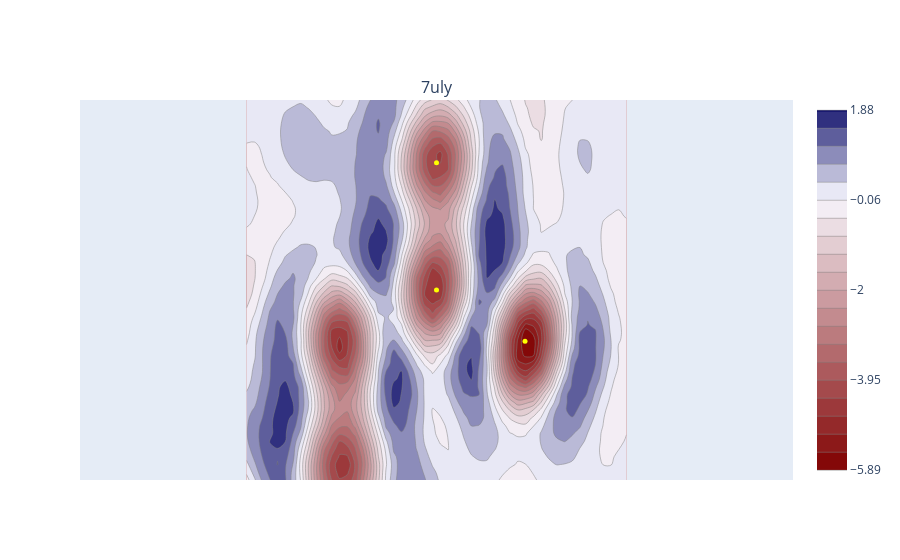
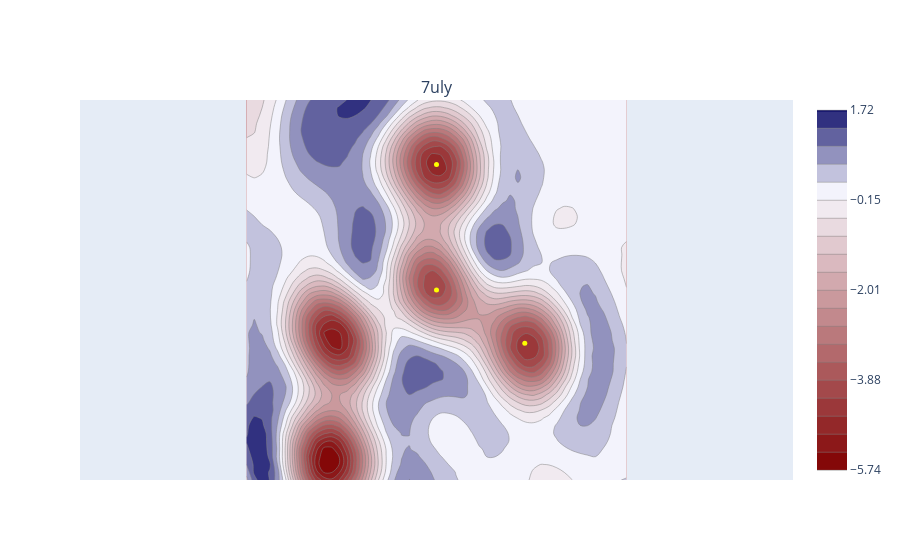
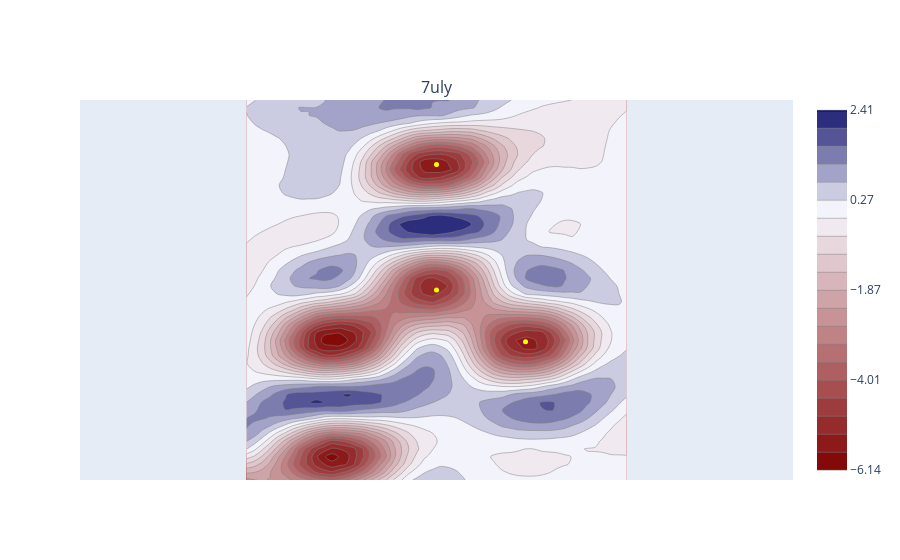
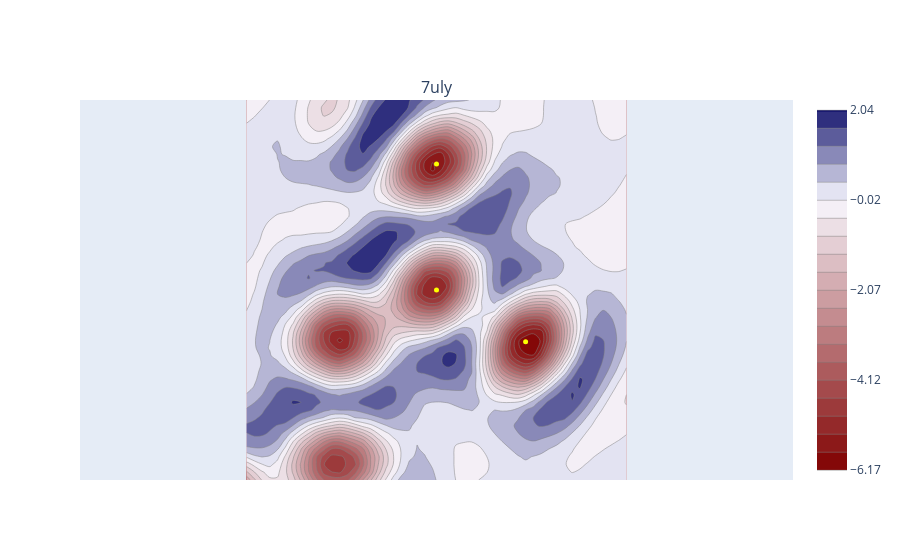

Notebook cell for these charts, in order:
### Code cell
# An example laplacian in peptide bonds in 7uly an electron crystallography structure
###### Edit the pdb and the atoms ######
pdb_code = "7uly"
central_atoms = ["A:5@C.A","A:6@C.A","A:7@C.A","A:8@C.A"]
linear_atoms = ["A:5@CA.A","A:6@CA.A","A:7@CA.A","A:8@CA.A"]
planar_atoms = ["A:5@O.A","A:6@O.A","A:7@O.A","A:8@O.A"]
interpolation = "bspline"
width = 4.5 #Angstrom
samples = 50
#### ----------- ###
from leuci_xyz import vectorthree as v3
import leuci_map.mapsmanager as mman
import leuci_map.mapfunctions as mfun
DATADIR = "../sample_data/"
mman.MapsManager().set_dir(DATADIR)
ml = mman.MapsManager().get_or_create(pdb_code,file=1,header=1,values=1)
mf = mfun.MapFunctions(pdb_code,ml.mobj,ml.pobj,interpolation)
slice_vectors = []
for i in range(len(central_atoms)):
  central_atom = central_atoms[i]
  linear_atom = linear_atoms[i]
  planar_atom = planar_atoms[i]  
  cc = v3.VectorThree().from_coords(ml.pobj.get_coords_key(central_atom))
  ll = v3.VectorThree().from_coords(ml.pobj.get_coords_key(linear_atom))
  pp = v3.VectorThree().from_coords(ml.pobj.get_coords_key(planar_atom))
  slice_vectors.append((cc,ll,pp))  
import leuci_map.mapplothelp as mph
filename = "SHOW"
for cc,ll,pp in slice_vectors:  
  vals2d = mf.get_slice(cc,ll,pp,width,samples,interpolation,deriv=2,ret_type="2d")
  mplot = mph.MapPlotHelp(filename)
  mplot.make_plot_slice_2d(vals2d,min_percent=1,max_percent=1,samples=samples,width=width,points=[cc,ll,pp],title=pdb_code, hue="RB")

### Figure 1 — Plotly figure (JSON) as saved in the notebook; plotly's stock layout.template omitted (floating-point values rounded to 4 significant figures; data arrays with more than 128 entries replaced by an {"elided": "..."} marker saying what was removed)
{"data": [{"colorscale": [[0, "rgba(128,0,0,1)"], [0.7579, "rgba(248,248,255,1)"], [1, "rgba(25,25,112,1)"]], "contours": {"end": 1.882, "size": 0.3887, "start": -5.892}, "hovertemplate": "......%{z:.4f}", "line": {"color": "gray", "width": 0.5}, "name": "", "showscale": true, "type": "contour", "xaxis": "x", "yaxis": "y", "z": {"elided": "50x50 float values"}, "zmax": 1.882, "zmin": -5.892}, {"hoverinfo": "skip", "hovertemplate": "", "marker": {"color": "yellow", "size": 5}, "mode": "markers", "name": "", "showlegend": false, "type": "scatter", "x": [24.5, 24.5, 35.92], "xaxis": "x", "y": [24.5, 40.9, 17.9], "yaxis": "y"}], "layout": {"annotations": [{"font": {"size": 16}, "showarrow": false, "text": "7uly", "x": 0.5, "xanchor": "center", "xref": "paper", "y": 1, "yanchor": "bottom", "yref": "paper"}], "xaxis": {"anchor": "y", "domain": [0, 1], "scaleanchor": "y", "scaleratio": 1, "showticklabels": false, "visible": false}, "yaxis": {"anchor": "x", "domain": [0, 1], "scaleanchor": "x", "scaleratio": 1, "showticklabels": false, "visible": false}}}

### Figure 2 — Plotly figure (JSON) as saved in the notebook; plotly's stock layout.template omitted (floating-point values rounded to 4 significant figures; data arrays with more than 128 entries replaced by an {"elided": "..."} marker saying what was removed)
{"data": [{"colorscale": [[0, "rgba(128,0,0,1)"], [0.7695, "rgba(248,248,255,1)"], [1, "rgba(25,25,112,1)"]], "contours": {"end": 1.72, "size": 0.3731, "start": -5.743}, "hovertemplate": "......%{z:.4f}", "line": {"color": "gray", "width": 0.5}, "name": "", "showscale": true, "type": "contour", "xaxis": "x", "yaxis": "y", "z": {"elided": "50x50 float values"}, "zmax": 1.72, "zmin": -5.743}, {"hoverinfo": "skip", "hovertemplate": "", "marker": {"color": "yellow", "size": 5}, "mode": "markers", "name": "", "showlegend": false, "type": "scatter", "x": [24.5, 24.5, 35.88], "xaxis": "x", "y": [24.5, 40.68, 17.63], "yaxis": "y"}], "layout": {"annotations": [{"font": {"size": 16}, "showarrow": false, "text": "7uly", "x": 0.5, "xanchor": "center", "xref": "paper", "y": 1, "yanchor": "bottom", "yref": "paper"}], "xaxis": {"anchor": "y", "domain": [0, 1], "scaleanchor": "y", "scaleratio": 1, "showticklabels": false, "visible": false}, "yaxis": {"anchor": "x", "domain": [0, 1], "scaleanchor": "x", "scaleratio": 1, "showticklabels": false, "visible": false}}}

### Figure 3 — Plotly figure (JSON) as saved in the notebook; plotly's stock layout.template omitted (floating-point values rounded to 4 significant figures; data arrays with more than 128 entries replaced by an {"elided": "..."} marker saying what was removed)
{"data": [{"colorscale": [[0, "rgba(128,0,0,1)"], [0.7181, "rgba(248,248,255,1)"], [1, "rgba(25,25,112,1)"]], "contours": {"end": 2.412, "size": 0.4278, "start": -6.145}, "hovertemplate": "......%{z:.4f}", "line": {"color": "gray", "width": 0.5}, "name": "", "showscale": true, "type": "contour", "xaxis": "x", "yaxis": "y", "z": {"elided": "50x50 float values"}, "zmax": 2.412, "zmin": -6.145}, {"hoverinfo": "skip", "hovertemplate": "", "marker": {"color": "yellow", "size": 5}, "mode": "markers", "name": "", "showlegend": false, "type": "scatter", "x": [24.5, 24.5, 35.98], "xaxis": "x", "y": [24.5, 40.69, 17.84], "yaxis": "y"}], "layout": {"annotations": [{"font": {"size": 16}, "showarrow": false, "text": "7uly", "x": 0.5, "xanchor": "center", "xref": "paper", "y": 1, "yanchor": "bottom", "yref": "paper"}], "xaxis": {"anchor": "y", "domain": [0, 1], "scaleanchor": "y", "scaleratio": 1, "showticklabels": false, "visible": false}, "yaxis": {"anchor": "x", "domain": [0, 1], "scaleanchor": "x", "scaleratio": 1, "showticklabels": false, "visible": false}}}

### Figure 4 — Plotly figure (JSON) as saved in the notebook; plotly's stock layout.template omitted (floating-point values rounded to 4 significant figures; data arrays with more than 128 entries replaced by an {"elided": "..."} marker saying what was removed)
{"data": [{"colorscale": [[0, "rgba(128,0,0,1)"], [0.7519, "rgba(248,248,255,1)"], [1, "rgba(25,25,112,1)"]], "contours": {"end": 2.035, "size": 0.4102, "start": -6.169}, "hovertemplate": "......%{z:.4f}", "line": {"color": "gray", "width": 0.5}, "name": "", "showscale": true, "type": "contour", "xaxis": "x", "yaxis": "y", "z": {"elided": "50x50 float values"}, "zmax": 2.035, "zmin": -6.169}, {"hoverinfo": "skip", "hovertemplate": "", "marker": {"color": "yellow", "size": 5}, "mode": "markers", "name": "", "showlegend": false, "type": "scatter", "x": [24.5, 24.5, 35.99], "xaxis": "x", "y": [24.5, 40.75, 17.82], "yaxis": "y"}], "layout": {"annotations": [{"font": {"size": 16}, "showarrow": false, "text": "7uly", "x": 0.5, "xanchor": "center", "xref": "paper", "y": 1, "yanchor": "bottom", "yref": "paper"}], "xaxis": {"anchor": "y", "domain": [0, 1], "scaleanchor": "y", "scaleratio": 1, "showticklabels": false, "visible": false}, "yaxis": {"anchor": "x", "domain": [0, 1], "scaleanchor": "x", "scaleratio": 1, "showticklabels": false, "visible": false}}}
